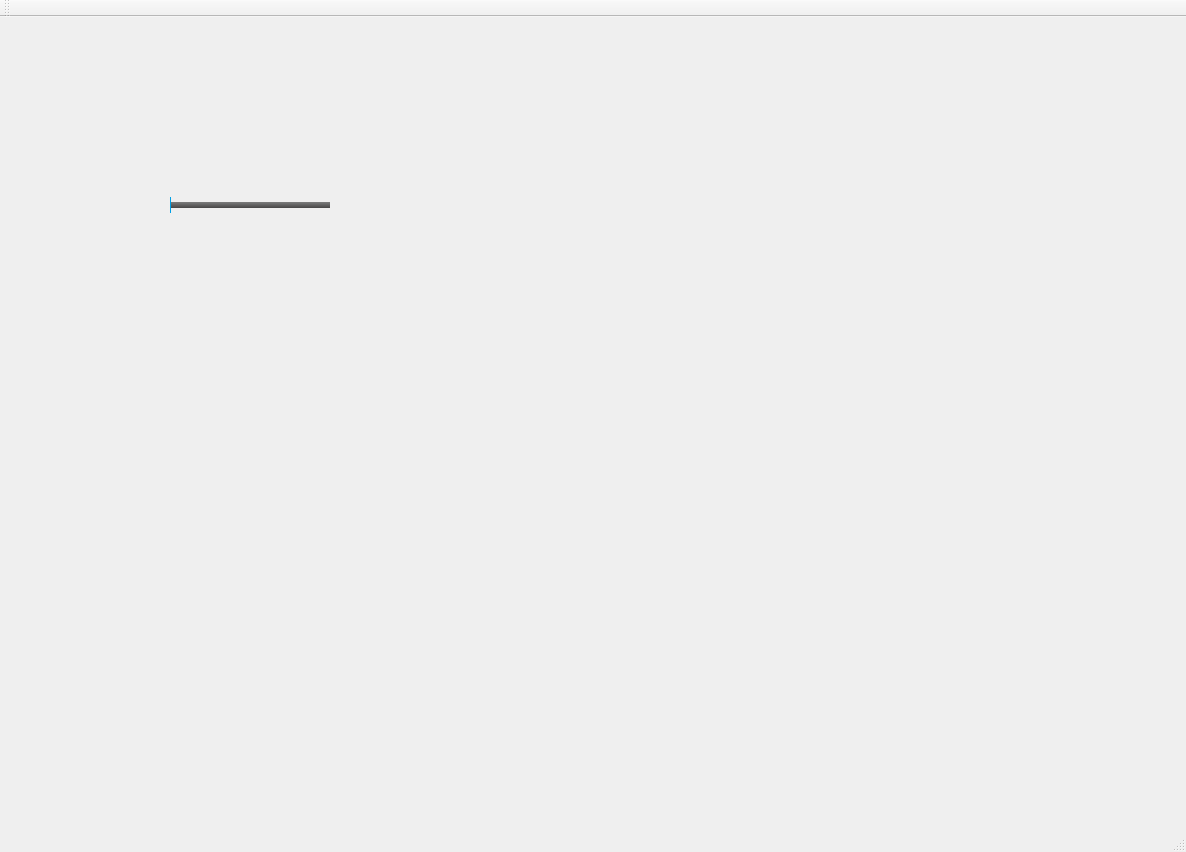
<?xml version="1.0" encoding="UTF-8"?>
<ui version="4.0">
 <class>MainWindow</class>
 <widget class="QMainWindow" name="MainWindow">
  <property name="geometry">
   <rect>
    <x>0</x>
    <y>0</y>
    <width>1186</width>
    <height>852</height>
   </rect>
  </property>
  <property name="windowTitle">
   <string>MainWindow</string>
  </property>
  <widget class="QWidget" name="centralWidget">
   <widget class="QSlider" name="horizontalSlider">
    <property name="geometry">
     <rect>
      <x>170</x>
      <y>180</y>
      <width>160</width>
      <height>16</height>
     </rect>
    </property>
    <property name="styleSheet">
     <string notr="true">QSlider::groove:horizontal {
        height: 6px;
        background: qlineargradient(x1: 0, y1: 0, x2: 0, y2: 1, stop: 0 rgb(124, 124, 124), stop: 1.0 rgb(72, 71, 71));
}
QSlider::handle:horizontal {
        width: 1px;
        background: rgb(0, 160, 230);
        margin: -6px 0px -6px 0px;
        border-radius: 9px;
}</string>
    </property>
    <property name="orientation">
     <enum>Qt::Horizontal</enum>
    </property>
   </widget>
  </widget>
  <widget class="QMenuBar" name="menuBar">
   <property name="geometry">
    <rect>
     <x>0</x>
     <y>0</y>
     <width>1186</width>
     <height>28</height>
    </rect>
   </property>
  </widget>
  <widget class="QToolBar" name="mainToolBar">
   <attribute name="toolBarArea">
    <enum>TopToolBarArea</enum>
   </attribute>
   <attribute name="toolBarBreak">
    <bool>false</bool>
   </attribute>
  </widget>
  <widget class="QStatusBar" name="statusBar"/>
 </widget>
 <layoutdefault spacing="6" margin="11"/>
 <resources/>
 <connections/>
</ui>
